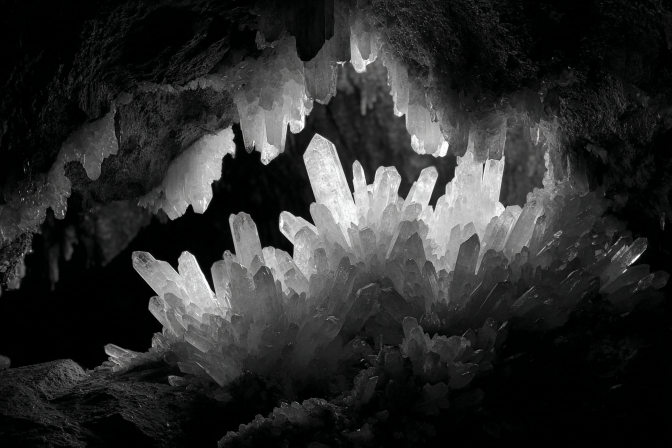
#> input picture title-art-reference.png, 1344 x 896 px (shown at 1/2 size)
$ python photo-to-ascii.py ../title-art-reference.png
#> lines starting #> are read from the running program, lines starting #| are printed output that depends on the picture
#!/usr/bin/env python3
"""
Crystal Photo → ASCII Art Converter for Vugg Simulator

Designed for crystal photos shot on BLACK background.
Inverted mapping: bright areas (crystal faces, reflections) → dense characters.
Dark areas (background) → empty space.

Output: monochrome ASCII art where the text IS the light.
ANSI color can be applied as a presentation layer on top.

Usage:
    python3 photo-to-ascii.py <image_path> [options]

Options:
    --width N         Output width in characters (default: 60)
    --charset NAME    Character set: block, dense, classic, dots (default: block)
    --invert          Invert brightness (for light-on-dark photos, default ON)
    --no-invert       Don't invert (for dark-on-light photos)
    --color HEXRGB    ANSI color for the text (e.g., FFD700 for gold)
    --output PATH     Save to file instead of stdout
    --threshold N     Minimum brightness to render (0-255, default: 20)
    --preview         Show a compact preview at 40 columns
    --html            Output as HTML with color
"""

import argparse
import sys
from PIL import Image

# Character sets ordered from darkest (least dense) to brightest (most dense)
CHARSETS = {
    # Block elements — cleanest for terminal display
    'block': ' ·░▒▓█',
    # Dense ASCII — more gradation, works everywhere
    'dense': ' .:-=+*#%@█',
    # Classic ASCII art set
    'classic': ' .,:;i1tfLCG08@',
    # Dots only — minimalist
    'dots': ' ·•●⬤',
    # Light — for subtle rendering
    'light': ' ·:+*',
}

def load_and_resize(image_path, target_width):
    """Load image and resize to target width, preserving aspect ratio.
    Terminal characters are ~2:1 tall:wide, so we halve the height."""
#> called with image_path = '../title-art-reference.png', target_width = 60
    img = Image.open(image_path).convert('L')  # grayscale
    w, h = img.size
#> w = 1344; h = 896
    aspect = h / w
#> aspect = 0.667
    # Terminal chars are roughly twice as tall as wide
    target_height = int(target_width * aspect * 0.45)
#> target_height = 18
    img = img.resize((target_width, target_height), Image.LANCZOS)
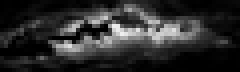
#> img: PIL image 60x18 L (shown 4 times larger); min 0, max 238, mean 43.9
    return img


def image_to_ascii(img, charset='block', threshold=20, invert=True):
    """Convert grayscale image to ASCII string."""
#> called with charset = 'block', threshold = 20, invert = True
    chars = CHARSETS.get(charset, CHARSETS['block'])
    width, height = img.size
#> width = 60; height = 18
    pixels = list(img.getdata())
#> pixels = 1080 values, max 238 at index 510, min 0 at index 0, mean 43.88

    lines = []
    for y in range(height):
        line = []
        for x in range(width):
            brightness = pixels[y * width + x]

            if invert:
                # For black-background photos: bright pixels → dense chars
                if brightness < threshold:
                    line.append(' ')
                else:
                    # Map brightness (threshold-255) to character index
                    idx = int((brightness - threshold) / (255 - threshold) * (len(chars) - 1))
                    idx = min(idx, len(chars) - 1)
                    line.append(chars[idx])
            else:
                # Normal: dark pixels → dense chars
                if brightness > (255 - threshold):
                    line.append(' ')
                else:
                    idx = int((255 - brightness) / 255 * (len(chars) - 1))
                    idx = min(idx, len(chars) - 1)
                    line.append(chars[idx])

        # Strip trailing spaces
        lines.append(''.join(line).rstrip())
#> after the loop, lines = 18 items

    # Strip leading/trailing empty lines
    while lines and not lines[0].strip():
        lines.pop(0)
#> this loop made 1 pass
#> after the loop, lines = 17 items
    while lines and not lines[-1].strip():
        lines.pop()
#> this loop made 3 passes
#> after the loop, lines = 14 items

    return '\n'.join(lines)


def colorize_ansi(ascii_art, hex_color):
    """Wrap ASCII art in ANSI 24-bit color codes."""
    r = int(hex_color[0:2], 16)
    g = int(hex_color[2:4], 16)
    b = int(hex_color[4:6], 16)
    color_code = f'\033[38;2;{r};{g};{b}m'
    reset = '\033[0m'

    lines = ascii_art.split('\n')
    colored = []
    for line in lines:
        if line.strip():
            colored.append(f'{color_code}{line}{reset}')
        else:
            colored.append(line)
    return '\n'.join(colored)


def to_html(ascii_art, hex_color=None, bg_color='000000'):
    """Convert ASCII art to HTML with optional color."""
    fg = f'#{hex_color}' if hex_color else '#FFFFFF'
    import html
    escaped = html.escape(ascii_art)
    return f'''<!DOCTYPE html>
<html>
<head><style>
body {{ background: #{bg_color}; display: flex; justify-content: center; padding: 2em; }}
pre {{
    color: {fg};
    font-family: 'Courier New', monospace;
    font-size: 10px;
    line-height: 1.0;
    letter-spacing: 1px;
}}
</style></head>
<body><pre>{escaped}</pre></body>
</html>'''


# Mineral color map — ANSI hex colors for each species
# These map to typical specimen colors under white light
MINERAL_COLORS = {
    'quartz':       'E8E8E8',  # near-white, clean
    'calcite':      'FFD699',  # warm amber (Mn-activated)
    'fluorite':     'B088DD',  # purple (common)
    'pyrite':       'D4AF37',  # brassy gold
    'chalcopyrite': 'CDA434',  # golden, slightly greener than pyrite
    'galena':       'A8A8B0',  # lead-gray, metallic
    'hematite':     '8B1A1A',  # deep red-black
    'malachite':    '2E8B57',  # banded green
    'sphalerite':   'AA6C39',  # resinous brown
    'goethite':     '8B6914',  # earthy yellow-brown
    'wulfenite':    'FF8C00',  # orange tabular
    'adamite':      '98FB98',  # pale green
    'molybdenite':  '708090',  # steel-gray
}


def get_mineral_color(mineral_name):
    """Look up ANSI color for a mineral species."""
    return MINERAL_COLORS.get(mineral_name.lower(), 'FFFFFF')


def main():
    parser = argparse.ArgumentParser(
        description='Convert crystal photos to ASCII art for Vugg Simulator')
    parser.add_argument('image', help='Path to crystal photo')
    parser.add_argument('--width', type=int, default=60,
                       help='Output width in characters (default: 60)')
    parser.add_argument('--charset', choices=CHARSETS.keys(), default='block',
                       help='Character set (default: block)')
    parser.add_argument('--invert', action='store_true', default=True,
                       help='Bright areas → dense chars (default for black bg)')
    parser.add_argument('--no-invert', action='store_true',
                       help='Dark areas → dense chars')
    parser.add_argument('--color', type=str, default=None,
                       help='ANSI hex color (e.g., FFD700)')
    parser.add_argument('--mineral', type=str, default=None,
                       help='Mineral name for auto-color lookup')
    parser.add_argument('--threshold', type=int, default=20,
                       help='Min brightness to render, 0-255 (default: 20)')
    parser.add_argument('--output', type=str, default=None,
                       help='Save to file')
    parser.add_argument('--html', action='store_true',
                       help='Output as HTML')
    parser.add_argument('--preview', action='store_true',
                       help='Also show 40-column preview')

    args = parser.parse_args()

    if args.no_invert:
        args.invert = False

    # Resolve color
    color = args.color
    if not color and args.mineral:
        color = get_mineral_color(args.mineral)

    # Convert
    img = load_and_resize(args.image, args.width)
    ascii_art = image_to_ascii(img, args.charset, args.threshold, args.invert)

    # Output
    if args.html:
        result = to_html(ascii_art, color)
        if args.output:
            with open(args.output, 'w') as f:
                f.write(result)
            print(f'HTML saved to {args.output}')
        else:
            print(result)
    else:
        if color:
            result = colorize_ansi(ascii_art, color)
        else:
            result = ascii_art

        if args.output:
            # Save without ANSI codes
            with open(args.output, 'w') as f:
                f.write(ascii_art)
            print(f'Saved to {args.output}')
        else:
            print(result)

    # Preview
    if args.preview:
        print('\n--- Preview (40 col) ---')
        img_sm = load_and_resize(args.image, 40)
        preview = image_to_ascii(img_sm, args.charset, args.threshold, args.invert)
        if color:
            print(colorize_ansi(preview, color))
        else:
            print(preview)

    # Stats
    non_space = sum(1 for c in ascii_art if c not in ' \n')
#> non_space = 249
    total = sum(1 for c in ascii_art if c != '\n')
#> total = 569
    density = non_space / total * 100 if total > 0 else 0
#> density = 43.76
    print(f'\n[{args.width}×{img.size[1]} chars, {density:.0f}% density, '
          f'charset={args.charset}, threshold={args.threshold}]', file=sys.stderr)


if __name__ == '__main__':
    main()
